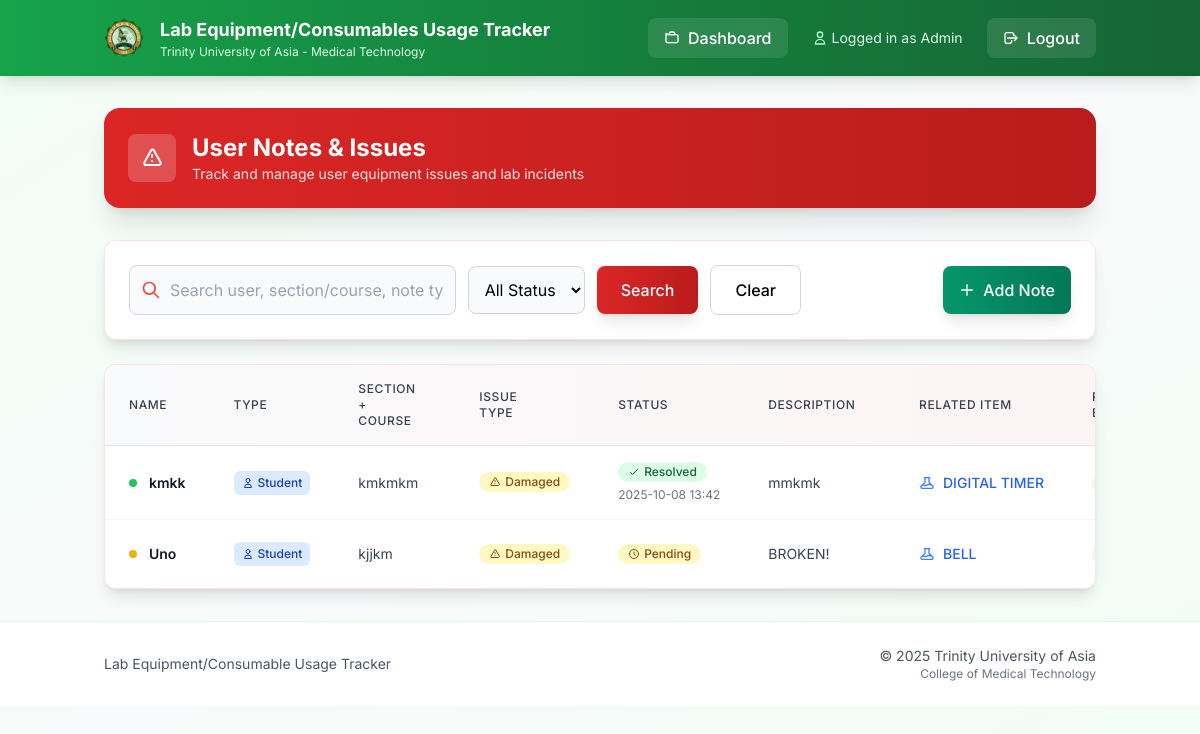
The app's page /notes (signed in) with its own data.
### models.py (models this page shows)
class StudentNote(db.Model):
    id = db.Column(db.Integer, primary_key=True)
    person_name = db.Column(db.String(100), nullable=False)
    person_number = db.Column(db.String(20), nullable=False)
    person_type = db.Column(db.String(20), nullable=False)  # 'student' or 'faculty'
    section_course = db.Column(db.String(150), nullable=False)
    note_type = db.Column(db.String(20), nullable=False)  # 'lost', 'damaged', 'other'
    description = db.Column(db.Text, nullable=False)
    equipment_id = db.Column(db.Integer, db.ForeignKey('equipment.id'), nullable=True)
    consumable_id = db.Column(db.Integer, db.ForeignKey('consumable.id'), nullable=True)
    created_by = db.Column(db.Integer, db.ForeignKey('user.id'), nullable=False)
    created_at = db.Column(db.DateTime, default=db.func.current_timestamp())
    status = db.Column(db.String(20), nullable=False, default='pending')  # 'pending' or 'resolved'
    resolved_at = db.Column(db.DateTime, nullable=True)
    resolved_by = db.Column(db.Integer, db.ForeignKey('user.id'), nullable=True)
    equipment = db.relationship('Equipment', backref='student_notes')
    consumable = db.relationship('Consumable', backref='student_notes')
    creator = db.relationship('User', foreign_keys=[created_by], backref='created_notes')
    resolver = db.relationship('User', foreign_keys=[resolved_by], backref='resolved_notes')

class Equipment(db.Model):
    id = db.Column(db.Integer, primary_key=True)
    description = db.Column(db.String(200), nullable=False)
    qty = db.Column(db.Integer)
    date_purchased = db.Column(db.String(20))
    serial_number = db.Column(db.String(100))
    brand_name = db.Column(db.String(100))
    model = db.Column(db.String(100))
    remarks = db.Column(db.String(100))
    location = db.Column(db.String(200))

### app.py (the view, shortened to what this page needs)
@app.route('/notes')
def student_notes():
    if session.get('role') not in ['admin', 'tech']:
        return redirect(url_for('dashboard'))
    q = request.args.get('q', '').strip()
    sort = request.args.get('sort', 'created_at')
    direction = request.args.get('dir', 'desc').lower()
    direction = 'desc' if direction == 'desc' else 'asc'
    status_filter = request.args.get('status', 'all')
    sortable_fields = {
        'person_name', 'person_type', 'section_course',
        'note_type', 'description', 'related_item', 'reported_by', 'created_at', 'status'
    }
    if sort not in sortable_fields:
        sort = 'created_at'
    total_notes = StudentNote.query.count()
    total_users = User.query.count()
    print(f"Total notes: {total_notes}")
    print(f"Total users: {total_users}")
    all_notes = StudentNote.query.all()
    for note in all_notes:
        user = User.query.get(note.created_by)
        print(f"Note {note.id}: created_by={note.created_by}, user exists: {user is not None}")
        if user:
            print(f"  User: {user.username}")
    query = (StudentNote.query
             .outerjoin(Equipment, StudentNote.equipment_id == Equipment.id)
             .outerjoin(Consumable, StudentNote.consumable_id == Consumable.id)
             .outerjoin(User, StudentNote.created_by == User.id))
    notes_after_joins = query.count()
    print(f"Notes after joins: {notes_after_joins}")
    related_item_col = func.coalesce(Equipment.description, Consumable.description)
    reported_by_col = User.username
    if status_filter != 'all':
        query = query.filter(StudentNote.status == status_filter)
        print(f"Filtering by status: {status_filter}")
    if sort == 'related_item':
        sort_col = related_item_col
    elif sort == 'reported_by':
        sort_col = reported_by_col
    else:
        sort_col = getattr(StudentNote, sort)
    query = query.order_by(sort_col.desc() if direction == 'desc' else sort_col.asc())
    notes = query.all()
    print("Final notes count:")
    print(len(notes))
    return render_template('student_notes.html', notes=notes, q=q, sort=sort, dir=direction, status_filter=status_filter)

### templates/student_notes.html (shortened to what this page needs)
{% extends "base.html" %}
{% block content %}
<div class="bg-gradient-to-r from-red-600 to-red-700 rounded-2xl shadow-xl text-white p-6 mb-8 medical-shadow-lg">
  <div class="flex items-center justify-between flex-wrap gap-4">
    <div class="flex items-center space-x-4">
      <div class="h-12 w-12 bg-white bg-opacity-20 rounded-lg flex items-center justify-center">
        <svg class="h-6 w-6 text-white" fill="none" stroke="currentColor" viewBox="0 0 24 24">
          <path stroke-linecap="round" stroke-linejoin="round" stroke-width="2" d="M12 9v2m0 4h.01m-6.938 4h13.856c1.54 0 2.502-1.667 1.732-2.5L13.732 4c-.77-.833-1.732-.833-2.464 0L4.35 16.5c-.77.833.192 2.5 1.732 2.5z"/>
        </svg>
      </div>
      <div>
        <h1 class="text-2xl font-bold">User Notes & Issues</h1>
        <p class="text-red-100 text-sm">Track and manage user equipment issues and lab incidents</p>
      </div>
    </div>
  </div>
</div>
<div class="bg-white rounded-xl shadow-lg border border-red-100 p-6 mb-6 medical-shadow">
  <div class="flex flex-col lg:flex-row lg:items-center lg:justify-between gap-4">
    <div class="flex-1 max-w-2xl">
      <form method="GET" action="{{ url_for('student_notes') }}" class="flex items-center gap-3">
        <div class="relative flex-1">
          <div class="absolute inset-y-0 left-0 pl-3 flex items-center pointer-events-none">
          </div>
          <input
            type="text"
            name="q"
            value="{{ q|default('') }}"
            placeholder="Search user, section/course, note type, description, related item, reporter..."
            class="block w-full pl-10 pr-3 py-3 border border-gray-300 rounded-lg focus:outline-none focus:ring-2 focus:ring-red-500 focus:border-red-500 transition duration-200 bg-gray-50 focus:bg-white"
            aria-label="Search user notes"
          />
        </div>
        <select name="status"
                class="border border-gray-300 rounded-lg px-3 py-3 focus:outline-none focus:ring-2 focus:ring-red-500 focus:border-red-500 transition duration-200 bg-gray-50 focus:bg-white">
          <option value="all" {% if status_filter == 'all' %}selected{% endif %}>All Status</option>
        </select>
        <button type="submit" class="bg-gradient-to-r from-red-600 to-red-700 text-white px-6 py-3 rounded-lg hover:from-red-700 hover:to-red-800 font-medium transition duration-200 shadow-lg hover:shadow-xl">
          Search
        </button>
        <a href="{{ url_for('student_notes') }}" class="px-6 py-3 rounded-lg border border-gray-300 hover:bg-gray-50 font-medium transition duration-200">
          Clear
        </a>
      </form>
    </div>
    {% if session.role in ['admin', 'tech'] %}
    <div class="flex items-center">
      <a href="{{ url_for('add_student_note') }}"
         class="group flex items-center space-x-2 bg-gradient-to-r from-emerald-600 to-emerald-700 text-white px-4 py-3 rounded-lg hover:from-emerald-700 hover:to-emerald-800 font-medium transition duration-200 shadow-lg">
        <svg class="h-4 w-4" fill="none" stroke="currentColor" viewBox="0 0 24 24">
          <path stroke-linecap="round" stroke-linejoin="round" stroke-width="2" d="M12 4v16m8-8H4"/>
        </svg>
        <span>Add Note</span>
      </a>
    </div>
    {% endif %}
  </div>
</div>
<div class="bg-white rounded-xl shadow-lg border border-red-100 overflow-hidden medical-shadow">
  <div class="overflow-x-auto">
    <table class="min-w-full divide-y divide-gray-200">
      <thead class="bg-gradient-to-r from-gray-50 to-red-50">
        <tr>
          {% set _sort = sort|default('created_at') %}
          {% set _dir = dir|default('desc') %}
          {% macro sort_link(label, field) -%}
            {%- set is_sorted = (_sort == field) -%}
            {%- set next_dir = 'desc' if is_sorted and _dir == 'asc' else 'asc' -%}
            <a
              href="{{ url_for('student_notes', sort=field, dir=next_dir, q=q, status=status_filter) }}"
              class="group inline-flex items-center gap-2 text-gray-700 hover:text-red-700 font-medium transition-colors"
            >
              <span>{{ label }}</span>
            </a>
          {%- endmacro %}
          <th class="px-6 py-4 text-left text-xs font-semibold text-gray-600 uppercase tracking-wider">
            {{ sort_link('Name', 'person_name') }}
          </th>
          <th class="px-6 py-4 text-left text-xs font-semibold text-gray-600 uppercase tracking-wider">
            {{ sort_link('Type', 'person_type') }}
          </th>
          <th class="px-6 py-4 text-left text-xs font-semibold text-gray-600 uppercase tracking-wider">
            {{ sort_link('Section + Course', 'section_course') }}
          </th>
          <th class="px-6 py-4 text-left text-xs font-semibold text-gray-600 uppercase tracking-wider">
            {{ sort_link('Issue Type', 'note_type') }}
          </th>
          <th class="px-6 py-4 text-left text-xs font-semibold text-gray-600 uppercase tracking-wider">
            {{ sort_link('Status', 'status') }}
          </th>
          <th class="px-6 py-4 text-left text-xs font-semibold text-gray-600 uppercase tracking-wider">
            {{ sort_link('Description', 'description') }}
          </th>
          <th class="px-6 py-4 text-left text-xs font-semibold text-gray-600 uppercase tracking-wider">
            {{ sort_link('Related Item', 'related_item') }}
          </th>
          <th class="px-6 py-4 text-left text-xs font-semibold text-gray-600 uppercase tracking-wider">
            {{ sort_link('Reported By', 'reported_by') }}
          </th>
        </tr>
      </thead>
      <tbody class="bg-white divide-y divide-gray-100">
        {% for note in notes %}
        <tr class="hover:bg-red-50 transition-colors duration-150">
          <td class="px-6 py-4 whitespace-nowrap">
            <div class="flex items-center">
              <div class="h-2 w-2 {% if note.status == 'pending' %}bg-yellow-500{% else %}bg-green-500{% endif %} rounded-full mr-3"></div>
              <span class="text-sm font-semibold text-gray-900">{{ note.person_name }}</span>
            </div>
          </td>
          <td class="px-6 py-4 whitespace-nowrap text-sm text-gray-700">
            <span class="inline-flex items-center px-2 py-1 rounded-md text-xs font-medium {% if note.person_type == 'student' %}bg-blue-100 text-blue-800{% else %}bg-purple-100 text-purple-800{% endif %}">
              {% if note.person_type == 'student' %}
                <svg class="h-3 w-3 mr-1" fill="none" stroke="currentColor" viewBox="0 0 24 24">
                  <path stroke-linecap="round" stroke-linejoin="round" stroke-width="2" d="M16 7a4 4 0 11-8 0 4 4 0 018 0zM12 14a7 7 0 00-7 7h14a7 7 0 00-7-7z"/>
                </svg>
              {% else %}
                <svg class="h-3 w-3 mr-1" fill="none" stroke="currentColor" viewBox="0 0 24 24">
                  <path stroke-linecap="round" stroke-linejoin="round" stroke-width="2" d="M19 21V5a2 2 0 00-2-2H7a2 2 0 00-2 2v16m14 0h2m-2 0h-5m-9 0H3m2 0h5M9 7h1m-1 4h1m4-4h1m-1 4h1m-5 10v-5a1 1 0 011-1h2a1 1 0 011 1v5m-4 0h4"/>
                </svg>
              {% endif %}
              {{ note.person_type.title() }}
            </span>
          </td>
          <td class="px-6 py-4 whitespace-nowrap text-sm text-gray-700">{{ note.section_course }}</td>
          <td class="px-6 py-4 whitespace-nowrap text-sm text-gray-700">
            <span class="inline-flex items-center px-2.5 py-0.5 rounded-full text-xs font-medium
                         {% if note.note_type == 'lost' %}bg-red-100 text-red-800
                         {% elif note.note_type == 'damaged' %}bg-yellow-100 text-yellow-800
                         {% elif note.note_type == 'contaminated' %}bg-orange-100 text-orange-800
                         {% elif note.note_type == 'expired' %}bg-purple-100 text-purple-800
                         {% elif note.note_type == 'spilled' %}bg-blue-100 text-blue-800
                         {% else %}bg-gray-100 text-gray-800{% endif %}">
              {% if note.note_type == 'lost' %}
                <svg class="h-3 w-3 mr-1" fill="none" stroke="currentColor" viewBox="0 0 24 24">
                  <path stroke-linecap="round" stroke-linejoin="round" stroke-width="2" d="M6 18L18 6M6 6l12 12"/>
                </svg>
              {% elif note.note_type == 'damaged' %}
                <svg class="h-3 w-3 mr-1" fill="none" stroke="currentColor" viewBox="0 0 24 24">
                  <path stroke-linecap="round" stroke-linejoin="round" stroke-width="2" d="M12 9v2m0 4h.01m-6.938 4h13.856c1.54 0 2.502-1.667 1.732-2.5L13.732 4c-.77-.833-1.732-.833-2.464 0L4.35 16.5c-.77.833.192 2.5 1.732 2.5z"/>
                </svg>
              {% endif %}
              {{ note.note_type.title() }}
            </span>
          </td>
          <td class="px-6 py-4 whitespace-nowrap text-sm text-gray-700">
            <span class="inline-flex items-center px-2.5 py-0.5 rounded-full text-xs font-medium
                         {% if note.status == 'pending' %}bg-yellow-100 text-yellow-800
                         {% else %}bg-green-100 text-green-800{% endif %}">
              {% if note.status == 'pending' %}
                <svg class="h-3 w-3 mr-1" fill="none" stroke="currentColor" viewBox="0 0 24 24">
                  <path stroke-linecap="round" stroke-linejoin="round" stroke-width="2" d="M12 8v4l3 3m6-3a9 9 0 11-18 0 9 9 0 0118 0z"/>
                </svg>
                Pending
              {% else %}
                <svg class="h-3 w-3 mr-1" fill="none" stroke="currentColor" viewBox="0 0 24 24">
                  <path stroke-linecap="round" stroke-linejoin="round" stroke-width="2" d="M5 13l4 4L19 7"/>
                </svg>
                Resolved
              {% endif %}
            </span>
            {% if note.status == 'resolved' and note.resolved_at %}
              <div class="text-xs text-gray-500 mt-1">
                {{ note.resolved_at.strftime('%Y-%m-%d %H:%M') }}
              </div>
            {% endif %}
          </td>
          <td class="px-6 py-4 text-sm text-gray-700 max-w-xs truncate" title="{{ note.description }}">{{ note.description }}</td>
          <td class="px-6 py-4 whitespace-nowrap text-sm text-gray-700">
            {% if note.equipment %}
              <div class="flex items-center">
                <span class="text-blue-600 font-medium">{{ note.equipment.description }}</span>
              </div>
            {% else %}
              <span class="text-gray-400 italic">None specified</span>
            {% endif %}
          </td>
          <td class="px-6 py-4 whitespace-nowrap text-sm text-gray-700">
            <div class="flex items-center">
              <div class="h-6 w-6 bg-gray-100 rounded-full flex items-center justify-center mr-2">
              </div>
            </div>
          </td>
        </tr>
        {% endfor %}
      </tbody>
    </table>
  </div>
</div>
{% endblock %}

### templates/base.html (style rules this page uses)
body { font-family: 'Inter', sans-serif; }
* { transition: all 0.2s ease-in-out; }
.medical-shadow { box-shadow: 0 4px 6px -1px rgba(16, 185, 129, 0.1), 0 2px 4px -1px rgba(16, 185, 129, 0.06); }
.medical-shadow-lg { box-shadow: 0 10px 15px -3px rgba(16, 185, 129, 0.1), 0 4px 6px -2px rgba(16, 185, 129, 0.05); }

### records on screen
StudentNote: person_name "kmkk", person_type "Student", section_course "kmkmkm", note_type "Damaged", status "resolved" (drawn), resolved_at "2025-10-08 13:42", description "mmkmk", equipment.description "DIGITAL TIMER"
StudentNote: person_name "Uno", person_type "Student", section_course "kjjkm", note_type "Damaged", status "pending" (drawn), description "BROKEN!", equipment.description "BELL"

### other values on screen
{{ session.get('role', 'User').title() }} "Admin"
{{ label }} "NAME TYPE SECTION + COURSE ISSUE TYPE STATUS DESCRIPTION RELATED ITEM"
